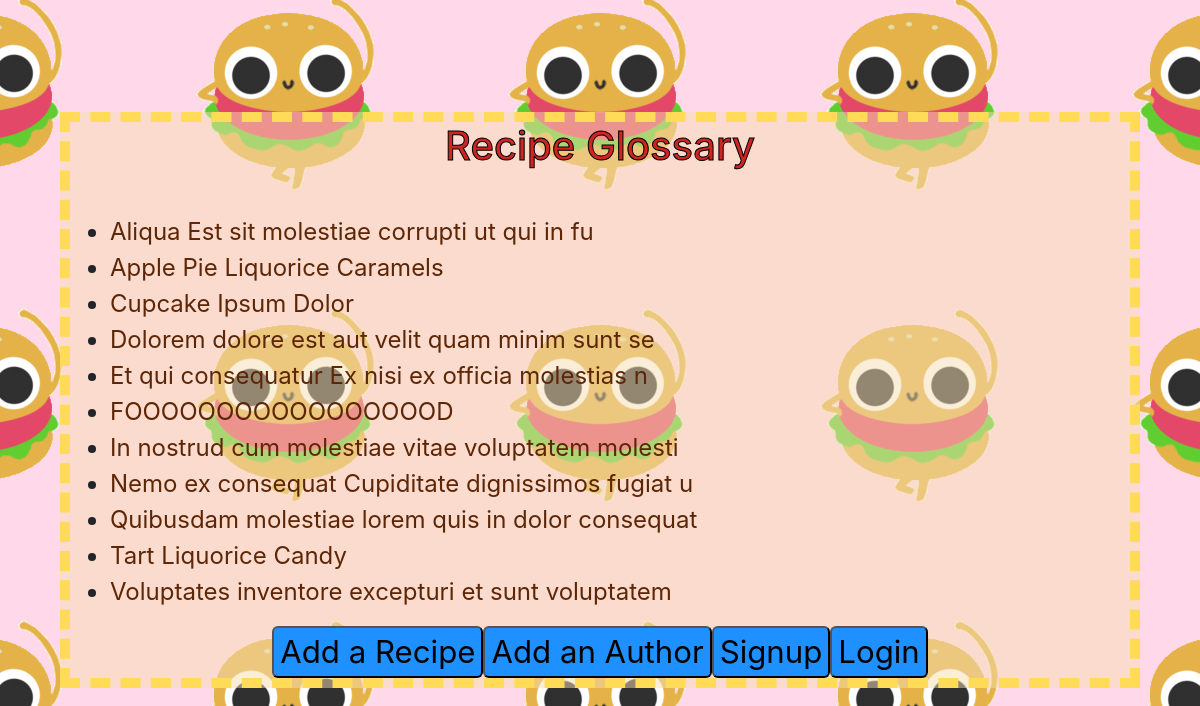
The app's page /, older data.
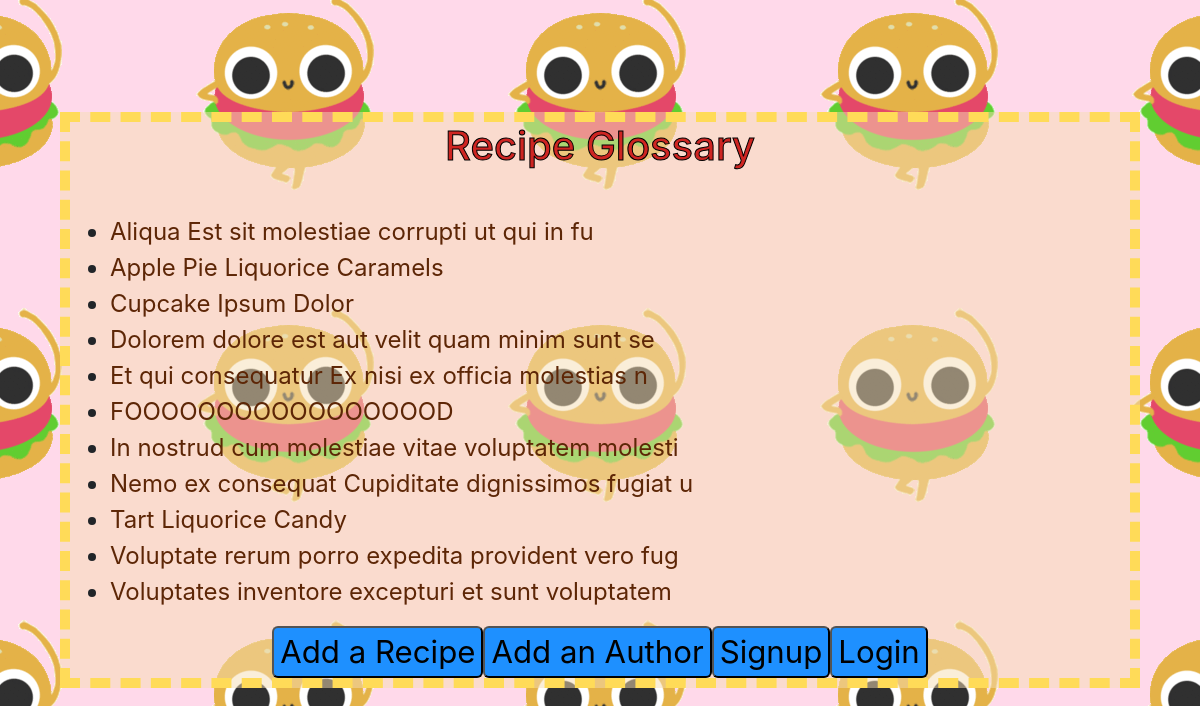
The same page, newer data.
### backend_django_recipes/models.py (models this page shows, shortened)
class Recipes(models.Model):
    title = models.CharField(max_length=50)
    author = models.ForeignKey(Author, on_delete=models.CASCADE)
    description = models.CharField(max_length=140)
    time_req = models.CharField(max_length=25)
    instructions = models.TextField()

### backend_django_recipes/views.py (the view)
# urls.py: path("", list_view, name="homepage"),
def list_view(request):
    html = "list_view.html"
    items = Recipes.objects.all().order_by("title")
    return render(request, html, {"list": items})

### backend_django_recipes/templates/list_view.html (shortened to what this page needs)
{% load static %}
<!DOCTYPE html>
<html lang="en" class="d-flex h-100 align-items-center">
    <head>
        <link
            rel="stylesheet"
            href="https://stackpath.bootstrapcdn.com/bootstrap/4.3.1/css/bootstrap.min.css"
        />
        <link
            rel="stylesheet"
            href="{% static 'backend_django_recipes/style.css' %}"
        />
    </head>
    <body>
        <h1>Recipe Glossary</h1>
        <br />
        <ul>
            {% for rec in list %}
            <li>
                <a href="recipes/{{ rec.id }}/">{{ rec.title }}</a>
            </li>
            {% endfor %}
        </ul>
        <div class="row justify-content-center">
            <a href="/addrecipe/"><button>Add a Recipe</button></a>
            <a href="/addauthor/"><button>Add an Author</button></a>
            {% if user.is_authenticated %}
            <a href="/logout/"><button>Logout</button></a>
            {% else %}
            <a href="/signup/"><button>Signup</button></a>
            <a href="/login/"><button>Login</button></a>
            {% endif %}
        </div>
    </body>
</html>

### backend_django_recipes/static/backend_django_recipes/style.css (style rules this page uses)
html { width: 100%; height: auto; background-color: rgba(255, 0, 119, 0.15); background-image: url(dance.gif); background-position: center; background-repeat: repeat; }
body { background-color: rgba(245, 222, 179, 0.5); border: dashed 10px #ffdb58; font-size: 150%; width: 90%; margin: 0 auto; height: auto; }
h1 { text-align: center; color: #ce2522; -webkit-text-stroke-width: 1px; -webkit-text-stroke-color: black; }
a { color: rgb(93, 38, 6); }
button, input#button { background-color: dodgerblue; border-radius: 6px; font-size: 130%; }

Row changes from the older to the newer data that the page shows:
removed Recipes: title "Quibusdam molestiae lorem quis in dolor consequat"
added Recipes: title "Voluptate rerum porro expedita provident vero fug"
